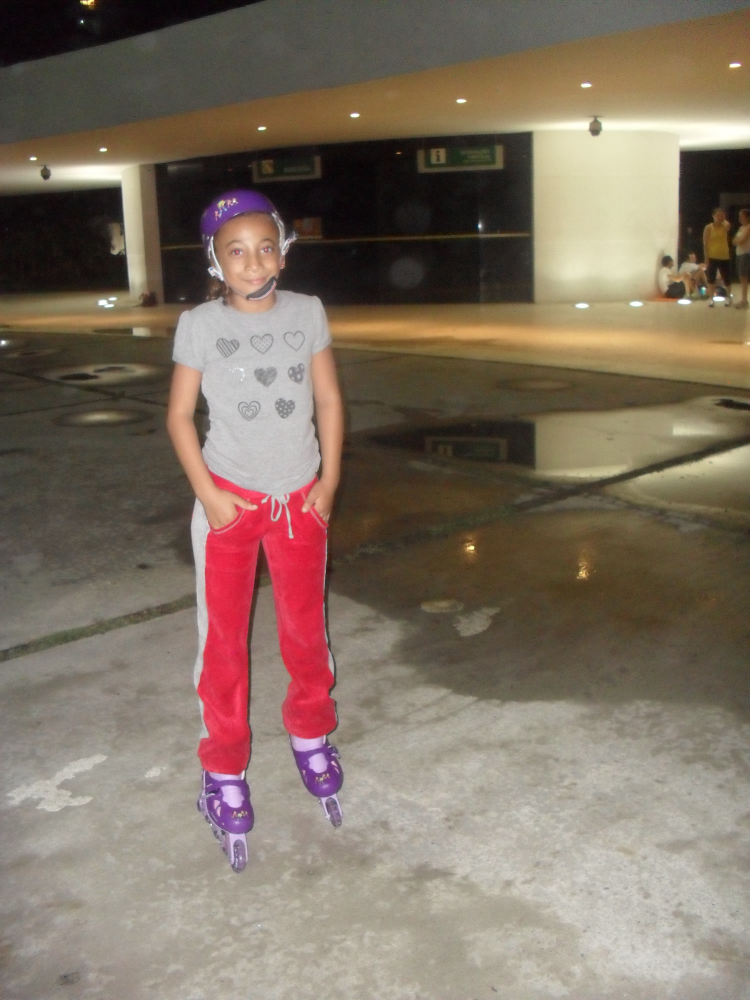
#> input picture OpenCV/img-video/pic.jpg, 3000 x 4000 px, found by its file name (shown at 1/4 size)
$ python Imagem.py
#> lines starting #> are read from the running program, lines starting #| are printed output that depends on the picture
import cv2

# Carrega a imagem de um arquivo  -> imagem = cv2.imread(caminho_para_imagem, flag) / flag (opcional): define como a imagem deve ser lida
    # cv2.IMREAD_COLOR (ou 1): Carrega a imagem colorida. Qualquer transparência é ignorada
    # cv2.IMREAD_GRAYSCALE (ou 0): Carrega a imagem em tons de cinza
img = cv2.imread("OpenCV/pic.jpg", cv2.IMREAD_COLOR)
#> img is the input picture: shape (4000, 3000, 3); mean B, G, R 98.4, 112.7, 127.9
img_cinza = cv2.imread("OpenCV/img/pic.jpg", cv2.IMREAD_GRAYSCALE)
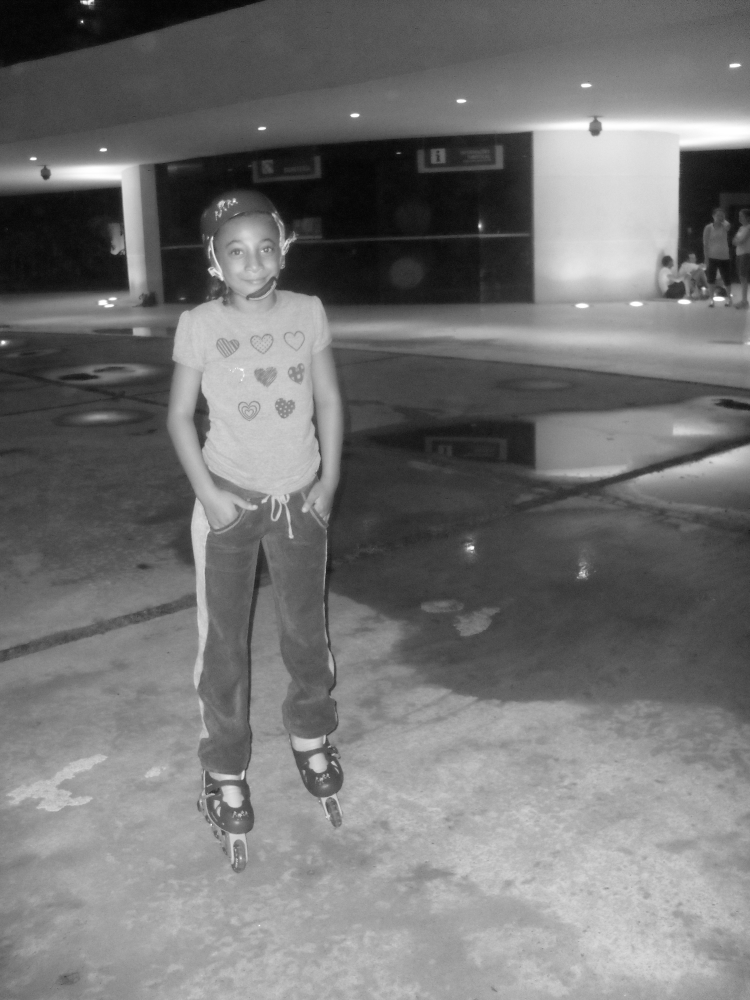
#> img_cinza: shape (4000, 3000) (shown at 1/4 size); min 0, max 255, mean 115.6


# DADOS DE REDIMENCIONAMENTO DA IMAGEM
escala_per = 10

largura = int(img.shape[1]*escala_per/100)
#> largura = 300
altura = int(img.shape[0]*escala_per/100)
#> altura = 400
#-------------------------------------------------------------------
largura_cinza = int(img_cinza.shape[1]*escala_per/100)
#> largura_cinza = 300
altura_cinza = int(img_cinza.shape[0]*escala_per/100)
#> altura_cinza = 400
#------------------------------------------------------------------
# .shape[] retorna uma tupla.
    # image.shape[0]: Retorna a altura .
    # image.shape[1]: Retorna a largura .
    # image.shape[2]: Retorna o número de canais .

dim = (largura, altura)
#> dim = (300, 400)
dim_cinza = (largura_cinza, altura_cinza)
#> dim_cinza = (300, 400)


# Altera o tamanho uma imagem  -> cv2.resize(imagem_original, novo_tamanho, interpolation=metodo)
    # cv2.INTER_AREA: Reduzir o tamanho da imagem.
    # cv2.INTER_CUBIC: Ampliar a imagem. (menos "pixelado").
    # cv2.INTER_LINEAR: É o padrão da função.
img_redimensionada = cv2.resize(img, dim, interpolation = cv2.INTER_AREA)
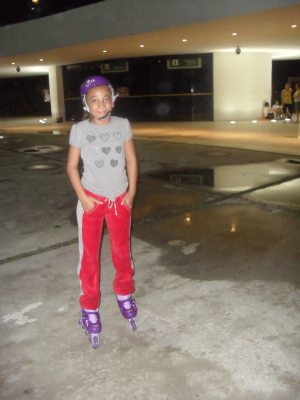
#> img_redimensionada: shape (400, 300, 3); mean B, G, R 98.4, 112.7, 127.9
img_redimensionada_cinza = cv2.resize(img_cinza, dim, interpolation = cv2.INTER_AREA)
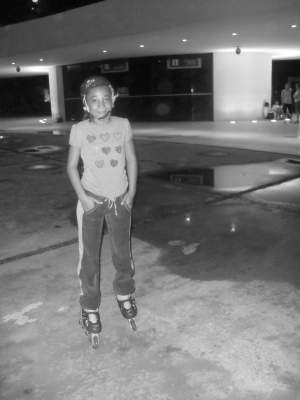
#> img_redimensionada_cinza: shape (400, 300); min 4, max 255, mean 115.6


# Exibe uma imagem em uma janela
cv2.imshow("Imagem", img_redimensionada)
cv2.imshow("ImagemCINZA", img_redimensionada_cinza)


cv2.waitKey(0) # Espera por um determinado tempo (em milissegundos) até que qualquer tecla do teclado seja pressionada
cv2.destroyAllWindows() # Fecha todas as janelas que foram criadas pela OpenCV durante a execução do script.
